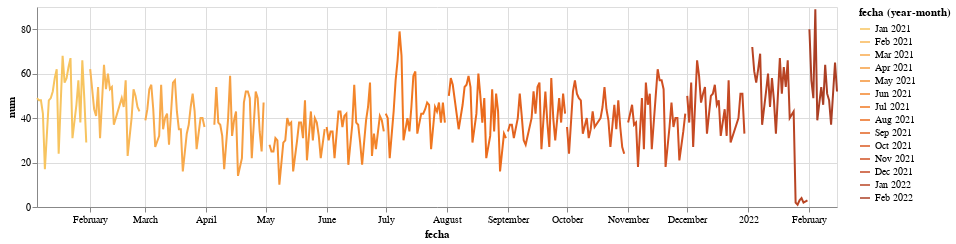

Notebook code cell kept with this figure:
### Code cell
lineas = alt.Chart(df_ventas_ag).mark_line().encode(
    x='fecha:T',
    y='num:Q',
    color=alt.Color('yearmonth(fecha):O', scale=alt.Scale(scheme='goldorange')),
    tooltip=[
        alt.Tooltip('fecha:T', title='Fecha'),
        alt.Tooltip('num:Q', title='N° Facturas')
    ]).properties(width=800, height=200)

lineas

### Figure 1 — Vega-Lite specification as saved in the notebook (floating-point values rounded to 4 significant figures; data arrays with more than 128 entries replaced by an {"elided": "..."} marker saying what was removed)
{"config": {"view": {"continuousWidth": 400, "continuousHeight": 300}}, "data": {"name": "data-e2d472d5d84d7fbe513a2961954722fe"}, "mark": "line", "encoding": {"color": {"field": "fecha", "scale": {"scheme": "goldorange"}, "timeUnit": "yearmonth", "type": "ordinal"}, "tooltip": [{"field": "fecha", "title": "Fecha", "type": "temporal"}, {"field": "num", "title": "N° Facturas", "type": "quantitative"}], "x": {"field": "fecha", "type": "temporal"}, "y": {"field": "num", "type": "quantitative"}}, "height": 200, "width": 800, "$schema": "https://vega.github.io/schema/vega-lite/v4.17.0.json", "datasets": {"data-e2d472d5d84d7fbe513a2961954722fe": {"elided": "334 records"}}}
